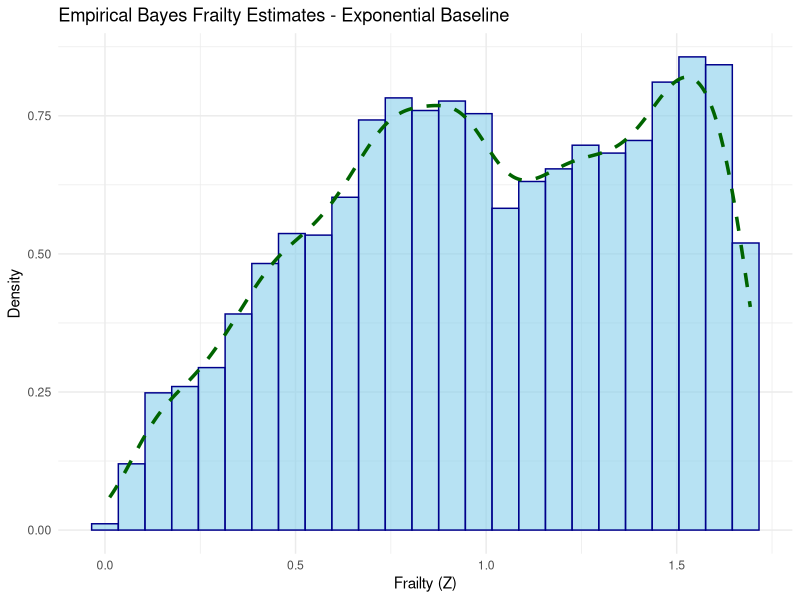

Write R code to recreate this figure.
## ---- chunk 1
knitr::opts_chunk$set(echo = TRUE, warning = FALSE, message = FALSE)
library(survival)
library(tidyverse)
library(kableExtra)
## ---- chunk 2
set.seed(2025)

n <- 5000
rate_base <- rexp(1, 1)
frailty_variance <- rgamma(1, shape = 2, rate = 2)
beta_rate <- rnorm(2)

# Covariates
cov_df <- tibble(
  X1 = rbinom(n, 1, 0.5),
  X2 = rnorm(n)
)

alpha_gamma_sim <- 1 / frailty_variance
Z <- rgamma(n, shape = alpha_gamma_sim, rate = alpha_gamma_sim)

X <- as.matrix(cov_df)
rate_ind <- exp(log(rate_base) + X %*% beta_rate)

U <- runif(n)
times <- -log(U) / (Z * rate_ind)

cens_times <- rexp(n, rate = 0.05)
observed_times <- pmin(times, cens_times)
event <- as.numeric(times <= cens_times)
## ---- chunk 3
exp_frailty_cov_loglik <- function(params, times, event, X) {
  rate_base <- params[1]; frailty_var <- params[2]
  p <- ncol(X)
  beta_rate <- params[3:(2 + p)]

  if (any(c(rate_base, frailty_var) <= 0)) return(Inf)

  alpha_gamma <- 1 / frailty_var
  rate_ind <- exp(log(rate_base) + X %*% beta_rate)
  H0 <- rate_ind * times
  h0 <- rate_ind
  S <- (1 + H0 / alpha_gamma)^(-alpha_gamma)
  h <- h0 / (1 + H0 / alpha_gamma)

  if (any(S <= 0) || any(event == 1 & h <= 0)) return(Inf)
  -sum(event * (log(h) + log(S)) + (1 - event) * log(S))
}
## ---- chunk 4
alpha <- 0.05
p <- ncol(X)
init_params <- c(0.1, 0.3, rep(0, p))

opt <- optim(init_params, exp_frailty_cov_loglik,
             times = observed_times, event = event, X = X,
             method = "L-BFGS-B",
             lower = c(0.001, 0.01, rep(-Inf, p)),
             hessian = TRUE)

est <- opt$par
vcov_mat <- solve(opt$hessian)
se <- sqrt(diag(vcov_mat))
z_val <- qnorm(1 - alpha / 2)

param_names <- c("Rate Base", "Frailty Variance", paste0("Beta_Rate", 1:p))
true_values <- c(rate_base, frailty_variance, beta_rate)

ci <- data.frame(
  Parameter = param_names,
  Lower = est - z_val * se,
  `True Values` = true_values,
  Upper = est + z_val * se,
  CI = ifelse(true_values >= (est - z_val * se) &
                true_values <= (est + z_val * se), "Yes", "No"),
  Estimate = est,
  SE = se
)

kbl(ci, align = 'lccccc', digits = 3) %>%
  kableExtra::kable_styling(full_width = FALSE,
                            bootstrap_options = c("striped", "hover", "condensed"))
## ---- chunk 5
EB_frailty_exp <- function(params, times, event, X) {
  rate_base <- params[1]; frailty_var <- params[2]
  p <- ncol(X)
  beta_rate <- params[3:(2 + p)]

  alpha <- 1 / frailty_var
  rate_ind <- exp(log(rate_base) + X %*% beta_rate)
  H0 <- rate_ind * times
  (alpha + event) / (alpha + H0)
}

frailty_est <- EB_frailty_exp(est, observed_times, event, X)

ggplot(data.frame(frailty = frailty_est), aes(x = frailty)) +
  geom_histogram(aes(y = after_stat(density)), bins = 25,
                 fill = "skyblue", color = "darkblue", alpha = 0.6) +
  geom_density(linetype = "dashed", color = "darkgreen", linewidth = 1.2) +
  labs(title = "Empirical Bayes Frailty Estimates - Exponential Baseline",
       x = "Frailty (Z)", y = "Density") +
  theme_minimal()
